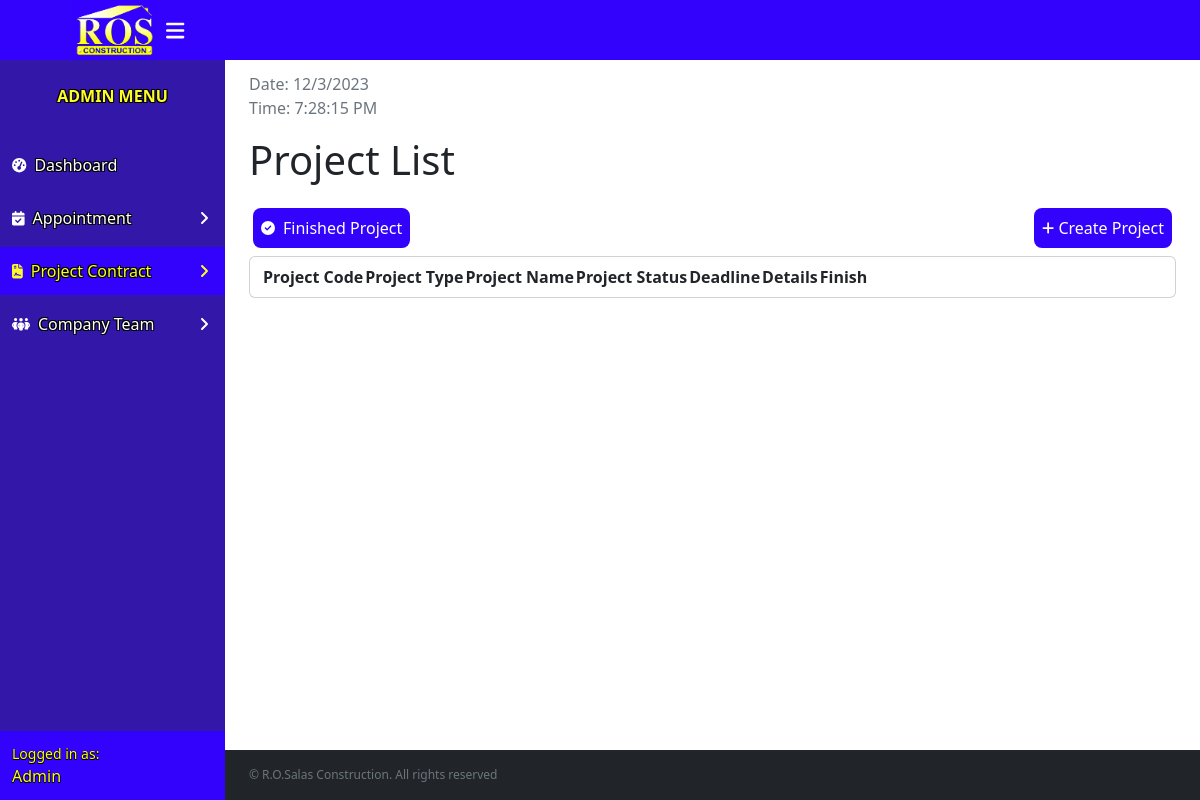
/php/projectList.php (signed in), run on an earlier commit of the app's database.
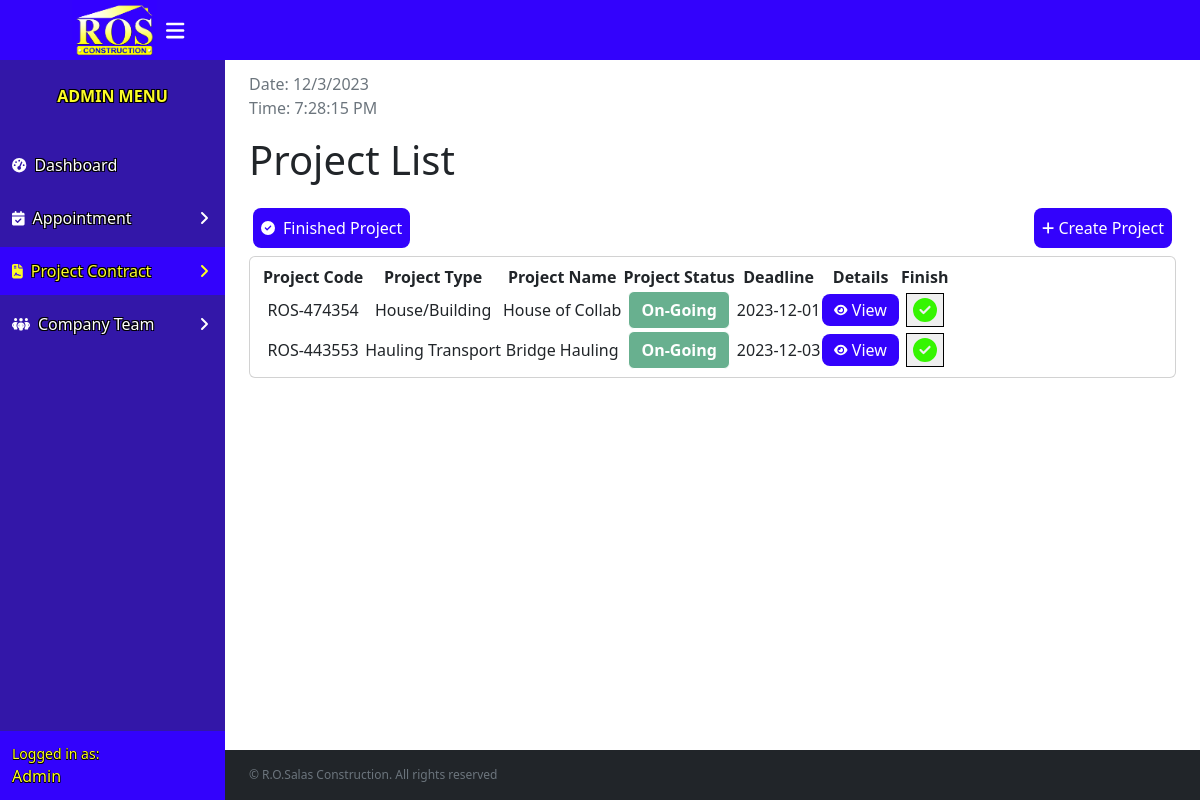
And on a later commit of the database.
### tables this page shows
CREATE TABLE `project` (
  `ID` int(11) NOT NULL,
  `teamID` int(11) NOT NULL,
  `projectCode` varchar(255) NOT NULL,
  `projectType` varchar(255) NOT NULL,
  `projectName` varchar(255) NOT NULL,
  `cost` varchar(255) NOT NULL,
  `location` varchar(255) NOT NULL,
  `startingDate` date NOT NULL DEFAULT current_timestamp(),
  `deadline` date NOT NULL DEFAULT current_timestamp(),
  `status` varchar(255) NOT NULL
);

### php/projectList.php (the view, shortened to what the changed rows need)
<?php
include 'createProject.php';
?>
<!DOCTYPE html>
<html lang="en">
<head>
    <link rel="stylesheet" href="../assets/css/bootstrap.min.css">
    <link rel="stylesheet" href="https://cdn.jsdelivr.net/npm/simple-datatables@7.3.0/dist/style.min.css">
    <link href="../assets/css/projectList.css" rel="stylesheet">
</head>
<body class="sb-nav-fixed">
    <div id="layoutSidenav">
        <div id="layoutSidenav_content">
            <main>
                <div class="container-fluid px-4">
                    <h1 class="mt-3 mb-4">Project List</h1>
                    <div class="card mb-4">
                        <div class="card-body">
                            <table id="datatablesSimple">
                                <thead>
                                    <tr>
                                        <th>Project Code</th>
                                        <th>Project Type</th>
                                        <th>Project Name</th>
                                        <th>Project Status</th>
                                        <th>Deadline</th>
                                        <th>Details</th>
                                        <th>Finish</th>
                                    </tr>
                                </thead>
                                <tbody>
                                    <?php
                                    $query = "SELECT * FROM `project` WHERE `status` = 'On-going'";
                                    $result = mysqli_query($conn, $query);
                                    while ($row = mysqli_fetch_array($result)) {
                                    ?>
                                        <tr>
                                            <td><?php echo $row['projectCode']; ?></td>
                                            <td><?php echo $row['projectType']; ?></td>
                                            <td><?php echo $row['projectName']; ?></td>
                                            <td>
                                                <button type="button" class="btn bg-success text-white fw-bold" disabled><?php echo $row['status']; ?></button>
                                            </td>
                                            <td><?php echo $row['deadline']; ?></td>
                                            <td>
                                                <a href="projectDetails.php?id=<?php echo $row['ID']; ?>&type=<?php echo $row['projectType']; ?>" class="add-btn fs-6">
                                                    <i class="fa-solid fa-eye fa-xs me-1" style="color: #ffffff;"></i>View</a>
                                            </td>
                                            <td>
                                                <button type="button" data-bs-toggle="modal" data-bs-target="#done<?php echo $row['ID']; ?>"><i class="fas fa-circle-check fa-xl" style="color: #35f500;"></i></button>
                                            </td>
                                        </tr>
                                    <?php } ?>
                                </tbody>
                            </table>
                        </div>
                    </div>
                </div>
            </main>
        </div>
    </div>
</body>
</html>

What changed in the data, as far as the page shows it:
added project: projectCode "ROS-474354", projectType "House/Building", projectName "House of Collab", status "On-Going", deadline "2023-12-01"
added project: projectCode "ROS-443553", projectType "Hauling Transport", projectName "Bridge Hauling", status "On-Going", deadline "2023-12-03"
